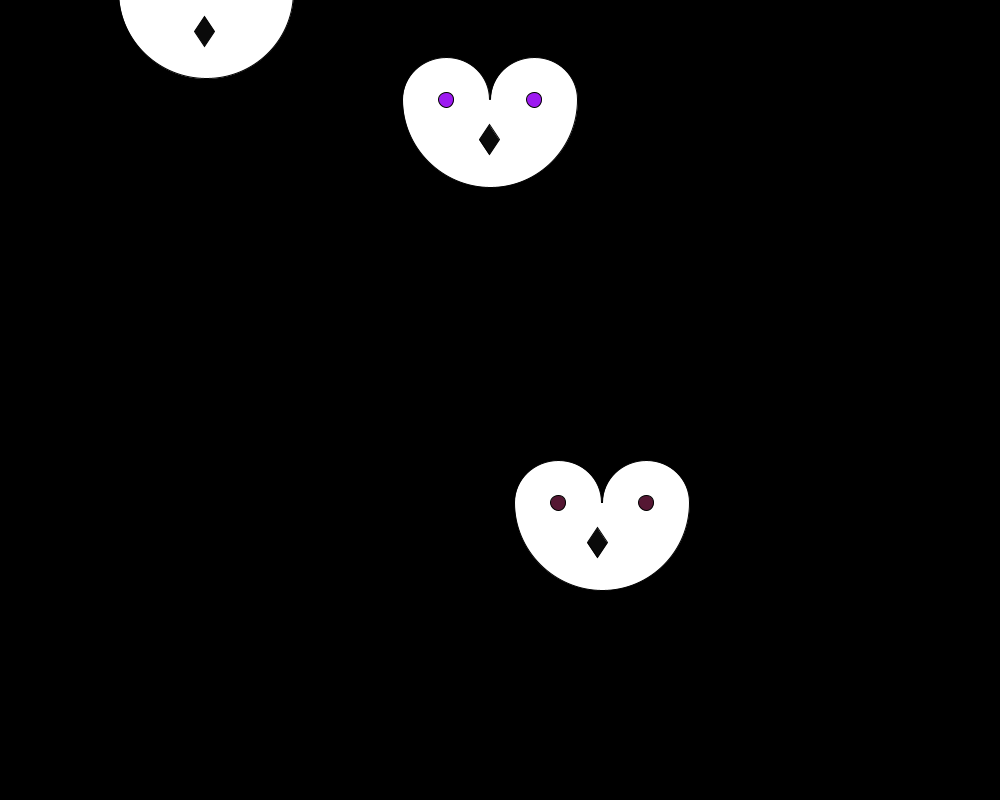
Frame 1 (no input)
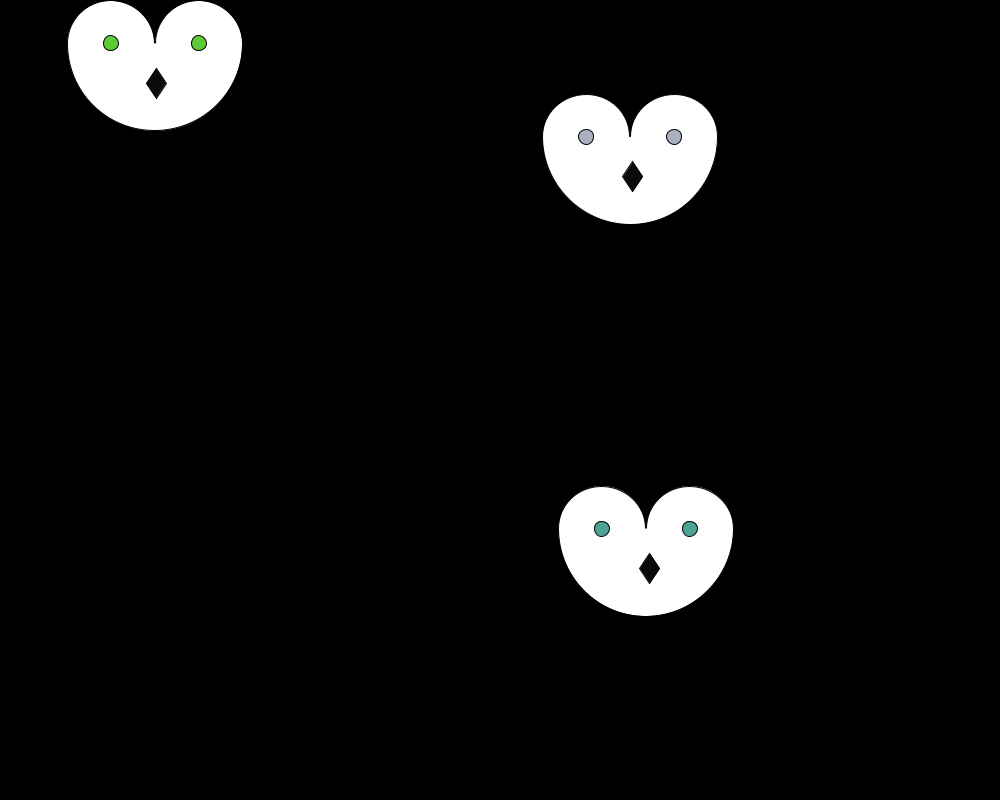
Frame 60 (the mouse pressed at the canvas centre just before this capture)
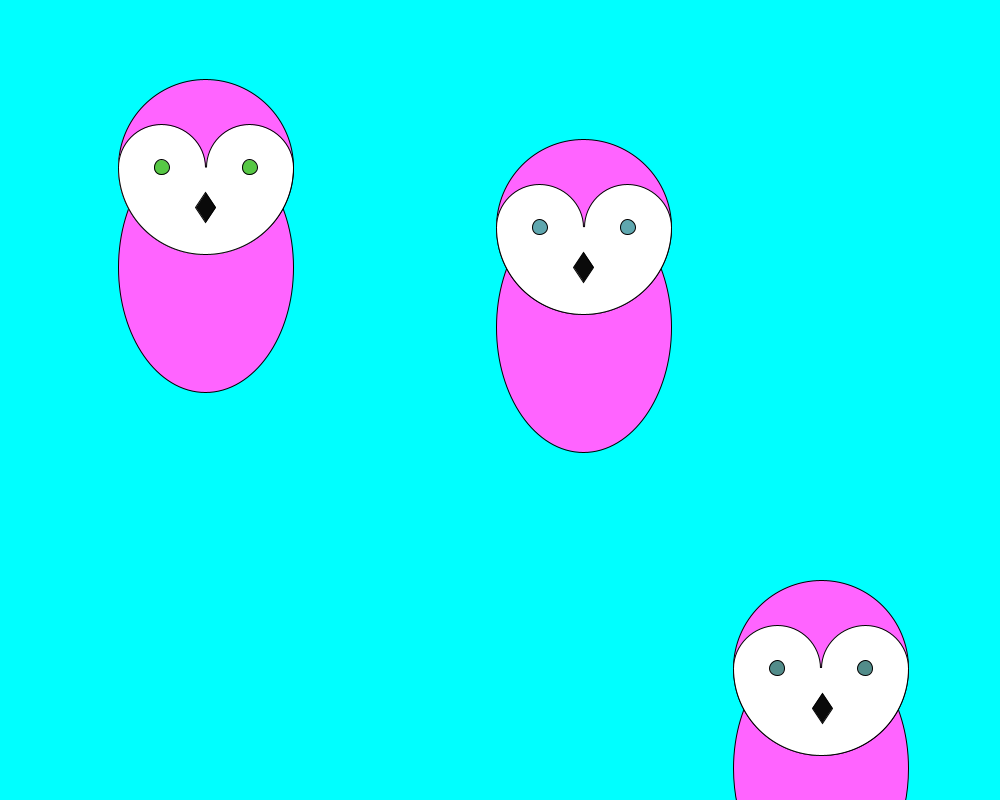
Frame 120 (the mouse held since frame 60 and released just before this capture)

The Processing sketch that drew these frames (run headless with seeded random() and noise(); from frame 60 on, the mouse is pressed at the canvas centre):

// Processing sketch: Clarisse_Project_3_v2
// ── Clarisse_Project_3_v2.pde
Owl owl1;
Owl owl2;
Owl owl3;

void setup() {
   size(1000,800);
   smooth();
   frameRate(40);
   owl1 = new Owl(200,100,0.5,1);
   owl2 = new Owl(600,600,3,2);
   owl3 = new Owl(width/2, height/4,1,3);
}

void draw() {
   background(0,pmouseY,pmouseX);
   stroke(0);
  owl1.move();
  owl1.jiggle(2);
  owl1.display();
  owl2.move();
 owl2.jiggle(1);
 owl2.display();
 owl3.move();
 owl3.jiggle(3.5);
  owl3.display();
   println("Chouette alors!");
}

// ── Owl.pde
class Owl {
  
float mOwlX, mOwlY, mEyeR, mEyeG, mEyeB, mBeackX, mSpeedX, mSpeedY; 

Owl(float owlX, float owlY, float speedX, float speedY) {
  mOwlX = owlX;
  mOwlY = owlY;
  mSpeedX = speedX;
  mSpeedY = speedY;
}

void move() {
  mOwlX = mOwlX + mSpeedX;
   mOwlY = mOwlY + mSpeedY;
   
   if ((mOwlX > width) || (mOwlX < 0)){
     mSpeedX = mSpeedX * -1;
   }
   
  if ((mOwlY > height) || (mOwlY < 0)) {
   mSpeedY = mSpeedY * -1;
   }
}

void jiggle(float speed) {
    // Change the location  randomly
    mOwlX = mOwlX + random(-10, 10)*speed;
    mOwlY = mOwlY + random(-10, 10)*speed;
    // Constrain  to window
    mOwlX = constrain(mOwlX, 0, width);
    mOwlY = constrain(mOwlY, 0, height);
  }

void display() {
   fill(mouseX,mouseX-mouseY,mouseY);
   //owl body
   ellipse(mOwlX,mOwlY,175,250);
   
   //owl head
   ellipse(mOwlX,mOwlY-100,175,175);
   
   fill(255);
   
   //owl left round mask;
   ellipse(mOwlX-44,mOwlY-100,87,85);
   
   //owl right round mask
   ellipse(mOwlX+44,mOwlY-100,87,85);
   
   //owl bottom of the face
   arc(mOwlX,mOwlY-100,175,175,0,PI);
   
   mEyeR = random(255);
   mEyeG = random(255);
   mEyeB = random(255);
   fill(mEyeR,mEyeG,mEyeB);
   
   //owl left eye
   ellipse(mOwlX-44,mOwlY-100,15,15);
   
   //owl right eye
   ellipse(mOwlX+44,mOwlY-100,15,15);
   
   fill(10);
   
   mBeackX = mOwlX + random(-5,5);
   
   //owl beak
   quad(mBeackX,mOwlY-75,mBeackX+10,mOwlY-60,mBeackX,mOwlY-45,mBeackX-10,mOwlY-60);
}
}
